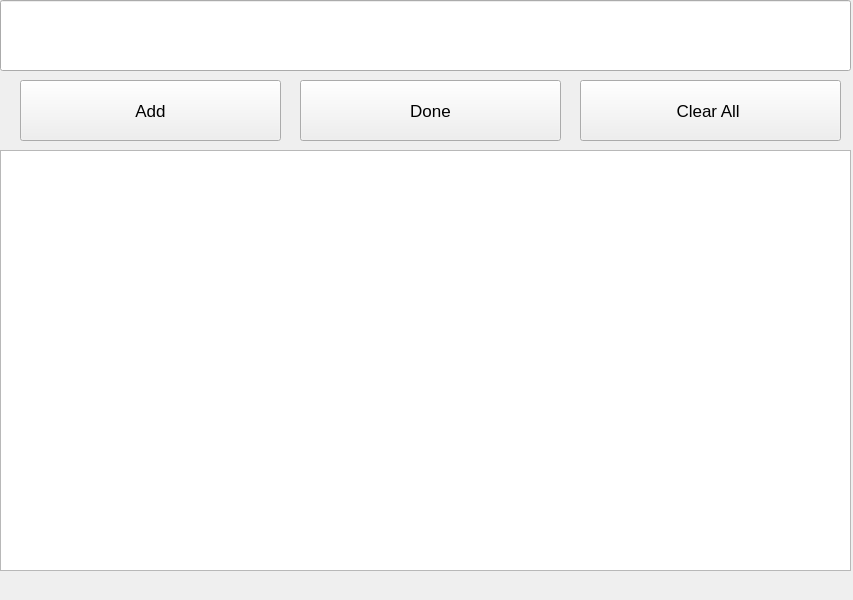
<?xml version="1.0" encoding="UTF-8"?>
<ui version="4.0">
 <class>MainWindow</class>
 <widget class="QMainWindow" name="MainWindow">
  <property name="geometry">
   <rect>
    <x>0</x>
    <y>0</y>
    <width>853</width>
    <height>600</height>
   </rect>
  </property>
  <property name="windowTitle">
   <string>MainWindow</string>
  </property>
  <widget class="QWidget" name="centralwidget">
   <widget class="QLineEdit" name="line">
    <property name="geometry">
     <rect>
      <x>0</x>
      <y>0</y>
      <width>851</width>
      <height>71</height>
     </rect>
    </property>
    <property name="font">
     <font>
      <pointsize>12</pointsize>
     </font>
    </property>
   </widget>
   <widget class="QPushButton" name="add_btn">
    <property name="geometry">
     <rect>
      <x>20</x>
      <y>80</y>
      <width>261</width>
      <height>61</height>
     </rect>
    </property>
    <property name="font">
     <font>
      <pointsize>13</pointsize>
     </font>
    </property>
    <property name="text">
     <string>Add</string>
    </property>
   </widget>
   <widget class="QPushButton" name="delete_btn">
    <property name="geometry">
     <rect>
      <x>300</x>
      <y>80</y>
      <width>261</width>
      <height>61</height>
     </rect>
    </property>
    <property name="font">
     <font>
      <pointsize>13</pointsize>
     </font>
    </property>
    <property name="text">
     <string>Done</string>
    </property>
   </widget>
   <widget class="QPushButton" name="clear_btn">
    <property name="geometry">
     <rect>
      <x>580</x>
      <y>80</y>
      <width>261</width>
      <height>61</height>
     </rect>
    </property>
    <property name="font">
     <font>
      <pointsize>13</pointsize>
     </font>
    </property>
    <property name="text">
     <string>Clear All </string>
    </property>
   </widget>
   <widget class="QListWidget" name="my_list">
    <property name="geometry">
     <rect>
      <x>0</x>
      <y>150</y>
      <width>851</width>
      <height>421</height>
     </rect>
    </property>
    <property name="font">
     <font>
      <pointsize>11</pointsize>
     </font>
    </property>
   </widget>
  </widget>
  <widget class="QMenuBar" name="menubar">
   <property name="geometry">
    <rect>
     <x>0</x>
     <y>0</y>
     <width>853</width>
     <height>26</height>
    </rect>
   </property>
  </widget>
 </widget>
 <resources/>
 <connections/>
</ui>
